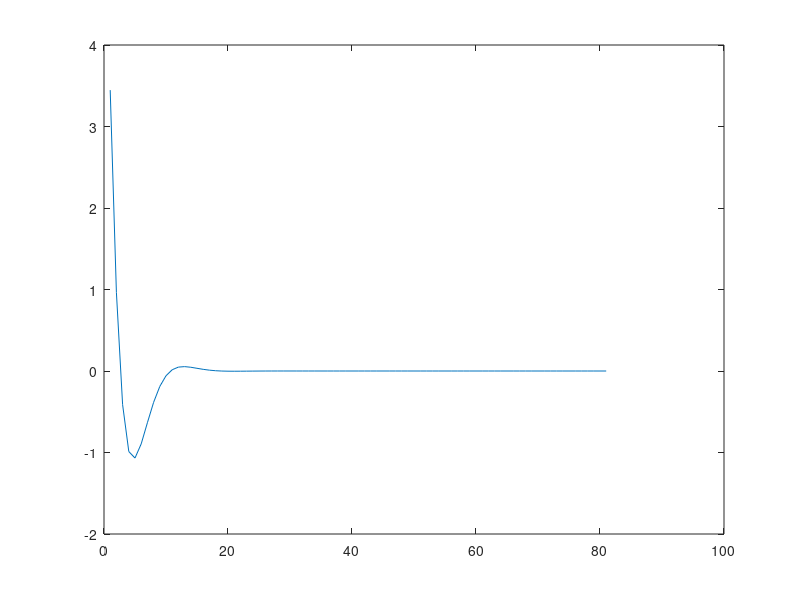

Reproduce this figure in MATLAB.
%% high pass filter for cut off frequency = 2.5 MHZ using FDATOOL for getting b , a coeffs and gain.

b=[1.0000, -2.0000,1.0000]; % feedforward coeffs
a=[1.0000,-1.279632424997809         ,  0.47759225007251715              ]; % feedback coeffs
G=0.68930616876758155                                ; % section gain
bg=G*b; % pre-multiply feedforward coeffs with gain
N=81; % 100 test samples
d=zeros(3,1); % clear delay line
output=zeros(N,1); % allocate output array
for n=1:N
    d=[0;d(1:end-1)]; % update delay line
    d(1) = input(n)- a(2)*d(2)- a(3)*d(3); % compute feedback
    output(n) = bg(1)*d(1)+bg(2)*d(2)+bg(3)*d(3); % compute feedforward
end
%plot(x)
plot(output)